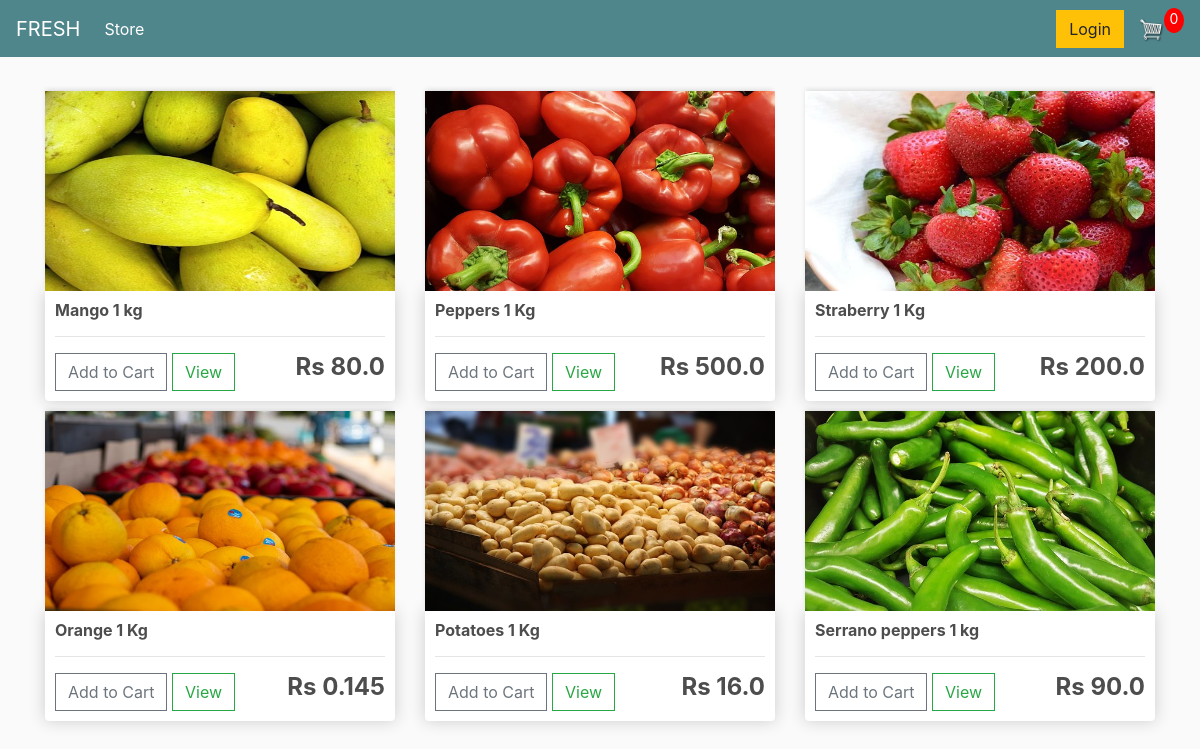
The page / on the database its author committed.
### store/models.py (models this page shows, shortened)
class Product(models.Model):
    name = models.CharField(max_length=200)
    price = models.FloatField()
    digital = models.BooleanField(default=False, null=True, blank=True)
    image = models.ImageField(null=True, blank=True)
    @property
    def imageURL(self):
        try:
            url = self.image.url
        except:
            url = ''
        return url

### store/views.py (the view)
# urls.py: path('', include('store.urls')),
def store(request):
    data = cartData(request)
    cartItems = data['cartItems']
    order = data['order']
    items = data['items']
    products = Product.objects.all()
    context = {'products': products, 'cartItems': cartItems}
    return render(request, 'store/store.html', context)

### store/utils.py (called while the page is built, shortened)
def cookieCart(request):
    try:
        cart = json.loads(request.COOKIES['cart'])
    except:
        cart = {}
        print('CART:', cart)
    items = []
    order = {'get_cart_total': 0, 'get_cart_items': 0, 'shipping': False}
    cartItems = order['get_cart_items']
    return {'cartItems': cartItems, 'order': order, 'items': items}

def cartData(request):
    if request.user.is_authenticated:
        customer = request.user.customer
        order, created = Order.objects.get_or_create(customer=customer, complete=False)
        items = order.orderitem_set.all()
        cartItems = order.get_cart_items
    else:
        cookieData = cookieCart(request)
        cartItems = cookieData['cartItems']
        order = cookieData['order']
        items = cookieData['items']
    return {'cartItems': cartItems, 'order': order, 'items': items}

### store/templates/store/store.html
{% extends 'store/main.html' %}
{% load static %}
{% block content %}
	<div class="row">
		{% for product in products %}
      <div class="col-lg-4">
	  <img class="thumbnail" src="{{product.imageURL}}">
		<div class="box-element product">
			<h6><strong>{{product.name}}</strong></h6>
			<hr>
			<button data-product="{{product.id}}" data-action="add" class="btn btn-outline-secondary add-btn update-cart">Add to Cart</button>
			<a class="btn btn-outline-success" href="#">View</a>
			<h4 style="display: inline-block; float: right"><strong>Rs {{product.price}}</strong></h4>
	     </div>
     </div>
{% endfor %}
	</div>
{% endblock content %}

### store/templates/store/main.html (shortened to what this page needs)
<!DOCTYPE html>
{% load static %}
<html>
<head>
	<link rel="stylesheet" href="https://stackpath.bootstrapcdn.com/bootstrap/4.4.1/css/bootstrap.min.css">
	<link rel="stylesheet" type="text/css" href="{% static 'css/main.css' %}">
</head>
<body>
	<nav class="navbar navbar-expand-lg navbar-dark bg-dark">
	  <a class="navbar-brand" href="{% url 'store' %}">FRESH</a>
	  <div class="collapse navbar-collapse" id="navbarSupportedContent">
	    <ul class="navbar-nav mr-auto">
	      <li class="nav-item active">
	        <a class="nav-link" href="{% url 'store' %}">Store <span class="sr-only">(current)</span></a>
	      </li>
	    </ul>
	    <div class="form-inline my-2 my-lg-0">
	     	<a href="#"class="btn btn-warning">Login</a>
	     	<a href="{% url 'cart' %}">
	    		<img  id="cart-icon" src="{% static 'images/cart.png' %}">
	    	</a>
	    	<p id="cart-total">{{cartItems}}</p>
	    </div>
	  </div>
	</nav>
     <div class="container">
            <br>
            {% block content %}
            {% endblock content %}
         </div>
</body>
</html>

### static/css/main.css (style rules this page uses)
body { background-color: hsl(0, 0%, 98%); }
h1,h2,h3,h4,h5,h6 { color:hsl(0, 0%, 30%); }
.box-element { box-shadow:hsl(0, 0%, 80%) 0 0 16px; background-color: #fff; border-radius: 4px; padding: 10px; }
.thumbnail { width: 100%; height: 200px; -webkit-box-shadow: -1px -3px 5px -2px rgba(214,214,214,1); -moz-box-shadow: -1px -3px 5px -2px rgba(214,214,214,1); box-shadow: -1px -3px 5px -2px rgba(214,214,214,1); }
.product { border-radius: 0 0 4px 4px; }
.bg-dark { background-color: #4f868c!important; }
#cart-icon { width:25px; display: inline-block; margin-left: 15px; }
#cart-total { display: block; text-align: center; color:#fff; background-color: red; width: 20px; height: 25px; border-radius: 50%; font-size: 14px; }
.col-lg-4, .col-lg-6, .col-lg-8, .col-lg-12 { margin-top: 10px; }
.btn { border-radius: 0; }

### rows shown on the page
Product: imageURL (picture), name "Mango 1 kg", price "80.0"
Product: imageURL (picture), name "Peppers 1 Kg", price "500.0"
Product: imageURL (picture), name "Straberry 1 Kg", price "200.0"
Product: imageURL (picture), name "Orange 1 Kg", price "0.145"
Product: imageURL (picture), name "Potatoes 1 Kg", price "16.0"
Product: imageURL (picture), name "Serrano peppers 1 kg", price "90.0"

### other values the page prints
{{ cartItems }} "0"
